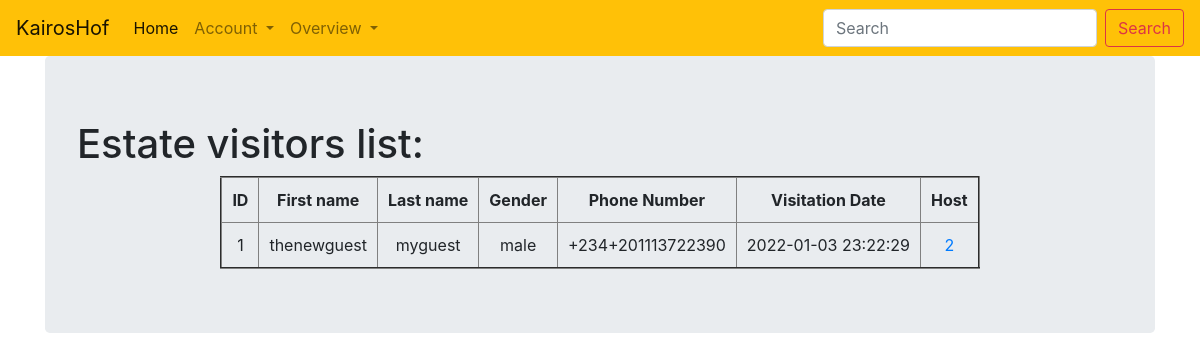
/allguestlist (signed in), run on the app's committed database.
### estate_management/usermodels.py (models this page shows, shortened)
class Guest(db.Model):
    __tablename__ = 'guests'
    id = db.Column(db.Integer, primary_key=True)
    user_id = db.Column(db.Integer, db.ForeignKey('users.id'))
    visit_date = db.Column(db.DateTime, default=datetime.utcnow)
    firstname = db.Column(db.String, nullable=False)
    lastname = db.Column(db.String, nullable=False)
    gender = db.Column(db.String, nullable=False)
    telephone = db.Column(db.Text, nullable=False)
    guest_code = db.Column(db.String, nullable=False)
    approved = db.Column(db.Boolean,nullable=False, default=False)
    notification_sent = db.Column(db.Boolean,nullable=False, default=False)

### estate_management/core/userviews.py (the view)
@core.route('/allguestlist')
@login_required
def allguestlist():
    guests = Guest.query.all()
    return render_template('allguestlist.html', guests=guests)

### estate_management/usermodels.py (called while the page is built)
@login_manager.user_loader
def load_user(user_id):
    return User.query.get(user_id)

### estate_management/templates/allguestlist.html
{% extends "base.html" %}
{% block content %}
<div class="jumbotron">
  <h1>Estate visitors list:</h1>
  <table border="2" cellspacing="0" cellpadding="10" width="" align="center" bgcolor="">
    <tr align="center">
      <th>ID</th>
      <th>First name</th>
      <th>Last name</th>
      <th>Gender</th>
      <th>Phone Number</th>
      <th>Visitation Date</th>
      <th>Host</th>
    </tr>
  {% for guest in guests %}
    <tr align="center" >
      <td>{{guest.id}}</td>
      <td>{{guest.firstname}}</td>
      <td>{{guest.lastname}}</td>
      <td>{{guest.gender}}</td>
      <td>+234{{guest.telephone}}</td>
      <td>{{guest.visit_date}}</td>
      <td><a href={{url_for("core.viewprofile", user_id=guest.user_id)}}>{{guest.user_id}}</a></td>
    </tr>
      {% endfor %}
  </table>
</div>
{% endblock content %}

### data on the page
Guest: id "1", firstname "thenewguest", lastname "myguest", gender "male", telephone "+201113722390", visit_date "2022-01-03 23:22:29", user_id "2"
